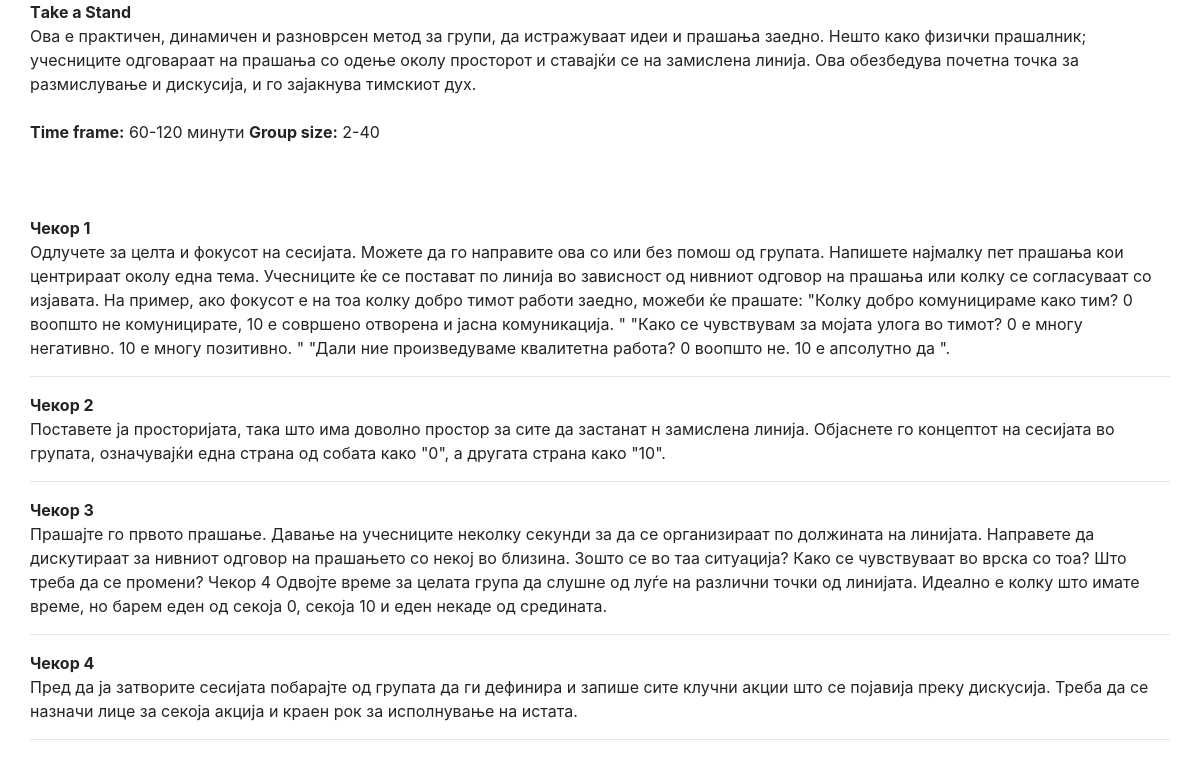
Screenshot of /Page/SinglePage.php?gameId=6 with the database file from the repository.
### tables this page shows
CREATE TABLE `game` (
  `id` int(11) NOT NULL,
  `name` varchar(1000) DEFAULT NULL,
  `category` varchar(255) DEFAULT NULL,
  `time_frame` varchar(20) DEFAULT NULL,
  `group_size` varchar(20) DEFAULT NULL,
  `image_name` varchar(255) DEFAULT NULL,
  `facility_level` varchar(255) DEFAULT NULL,
  `description` text
);

CREATE TABLE `step` (
  `id` int(11) NOT NULL,
  `description` text,
  `step_order` int(11) DEFAULT NULL,
  `game_id` int(11) DEFAULT NULL
);

### Function/functions.php (called while the page is built, shortened)
<?php
function getGame($gameId) {
    $dbServername = "localhost";
    $dbUsername = "root";
    $dbPassword ="";
    $dbName = "brainster_box";
    $pdo = new PDO('mysql:host='.$dbServername.';dbname='.$dbName.';charset=utf8', $dbUsername, $dbPassword);
    $stmt = $pdo->prepare("SELECT game.`name`, game.`facility_level`,
                                  game.`description`, game.`time_frame`, game.`group_size`
                           FROM `game` WHERE game.`id` = ? ");
    $stmt->execute([$gameId]);
    $game = $stmt->fetch();
    return $game;
}
function getSteps($step) {
    $dbServername = "localhost";
    $dbUsername = "root";
    $dbPassword ="";
    $dbName = "brainster_box";
    $pdo = new PDO('mysql:host='.$dbServername.';dbname='.$dbName.';charset=utf8', $dbUsername, $dbPassword);
    $stmt = $pdo->prepare("SELECT step.`description`, step.`step_order` FROM `step` INNER JOIN `game` ON step.`game_id` = game.`id` WHERE game.`id` = ? ORDER BY step.`step_order` ASC");
    $stmt->execute([$step]);
    $data = $stmt->fetchAll();
    return $data;
}

### Page/SinglePage.php (the view, shortened to what this page needs)
<?php
    include 'functions.php';
    $game = getGame($_GET['gameId']);
    $steps = getSteps($_GET['gameId']);
?>
<!DOCTYPE html>
<html>
<head>
    <link rel="stylesheet" type="text/css" media="screen" href="singlepage.css">
    <link rel="stylesheet" href="https://stackpath.bootstrapcdn.com/bootstrap/4.3.1/css/bootstrap.min.css">
    <link rel="stylesheet" href="https://cdnjs.cloudflare.com/ajax/libs/font-awesome/4.7.0/css/font-awesome.min.css">
</head>
<body >
    <div class="container-fluid">
        <div claas="row">
            <div class="container">
                <div class="row">
                    <div >
                         <?php
                                echo "<b>" . $game['name'] . "</b>";
                                echo "<br>";
                                echo $game['description'];
                                echo "<br>";
                                echo "<br>";
                                echo "<b>Time frame:</b> " . $game['time_frame'] .  " <b> Group size:</b> " . $game['group_size'];
                                echo "<br>";
                                echo "<br>";
                                echo "<br>";
                                echo "<br>";
                                foreach($steps as $k =>$step){
                                    echo "<b>Чекор " . $step['step_order'] . "</b>";
                                    echo "<br>";
                                    echo $step['description'];
                                    echo "<br>";
                                    echo "<hr>";
                                }
                        ?>
                    </div>
                </div>
            </div>
        </div>
    </div>
</body>
</html>

### CSS/singlepage.css (style rules this page uses)
body { font-family: 'Times New Roman', Times, serif; }

### rows the page displays
game: name "Тake a Stand", description "Ова е практичен, динамичен и разноврсен метод за групи, да истражуваат идеи и прашања заедно. Нешто како физички прашалник; учесниците одговараат на прашања со одење околу просторот и ставајќи се на замислена линија. Ова обезбедува почетна точка за размислување и дискусија, и го зајакнува тимскиот дух.", time_frame "60-120 минути", group_size "2-40"
step: step_order "1", description "Одлучете за целта и фокусот на сесијата. Можете да го направите ова со или без помош од групата. Напишете најмалку пет прашања кои центрираат околу една тема. Учесниците ќе се постават по линија во зависност од нивниот одговор на прашања или колку се согласуваат со изјавата. На пример, ако фокусот е на тоа колку добро тимот работи заедно, можеби ќе прашате: \"Колку добро комуницираме како тим? 0 воопшто не комуницирате, 10 е совршено отворена и јасна комуникација. \" \"Како се чувствувам за мојата улога во тимот? 0 е многу негативно. 10 е многу позитивно. \" \"Дали ние произведуваме квалитетна работа? 0 воопшто не. 10 е апсолутно да \"."
step: step_order "2", description "Поставете ја просторијата, така што има доволно простор за сите да застанат н замислена линија. Објаснете го концептот на сесијата во групата, означувајќи една страна од собата како \"0\", а другата страна како \"10\"."
step: step_order "3", description "Прашајте го првото прашање. Давање на учесниците неколку секунди за да се организираат по должината на линијата. Направете да дискутираат за нивниот одговор на прашањето со некој во близина. Зошто се во таа ситуација? Како се чувствуваат во врска со тоа? Што треба да се промени? Чекор 4 Одвојте време за целата група да слушне од луѓе на различни точки од линијата. Идеално е колку што имате време, но барем еден од секоја 0, секоја 10 и еден некаде од средината."
step: step_order "4", description "Пред да ја затворите сесијата побарајте од групата да ги дефинира и запише сите клучни акции што се појавија преку дискусија. Треба да се назначи лице за секоја акција и краен рок за исполнување на истата."
